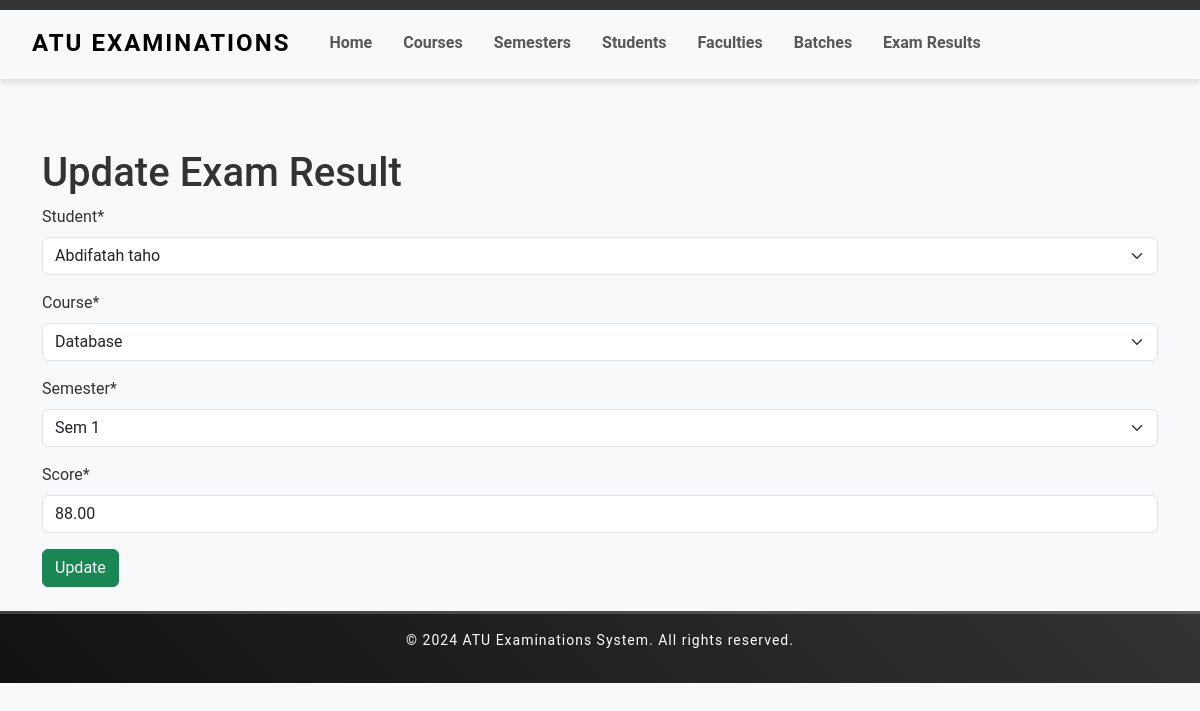
Screenshot of /exam_results/2/update/ with the database file from the repository.
### examination/models.py (models this page shows, shortened)
class ExamResult(models.Model):
    student = models.ForeignKey(Student, on_delete=models.CASCADE, related_name='exam_results')
    course = models.ForeignKey(Course, on_delete=models.CASCADE)
    semester = models.ForeignKey(Semester, on_delete=models.CASCADE)
    score = models.DecimalField(max_digits=5, decimal_places=2)

### examination/views.py (the view)
# urls.py: path('exam_results/<int:pk>/update/', ExamResultUpdateView.as_view(), name='exam_result_update'),
class ExamResultUpdateView(UpdateView):
    model = ExamResult
    form_class = ExamResultForm
    template_name = 'exam_results/exam_result_form.html'
    success_url = reverse_lazy('exam_result_list')

### examination/forms.py
class ExamResultForm(forms.ModelForm):
    class Meta:
        model = ExamResult
        fields = ['student', 'course', 'semester', 'score']

### examination/models.py (called while the page is built)
    def __str__(self):
        return self.name

    def __str__(self):
        return self.name

    def __str__(self):
        return f"{self.firstname} {self.last_name}"

### Templates/exam_results/exam_result_form.html (shortened to what this page needs)
{% extends 'examination/home.html' %}
{% load crispy_forms_tags %}
{% block content %}
<div class="container">
    <h1>{% if object %}Update{% else %}Create{% endif %} Exam Result</h1>
    <form method="post">
        {{ form|crispy }}
        <button type="submit" class="btn btn-success">{% if object %}Update{% else %}Create{% endif %}</button>
    </form>
</div>
{% endblock %}

### Templates/examination/home.html (style rules this page uses)
body { font-family: 'Roboto', sans-serif; color: #333; background-color: #f8f9fa; }

### rows the page displays
ExamResult: student "Abdifatah taho", course "Database", semester "Sem 1", score "88.00"
